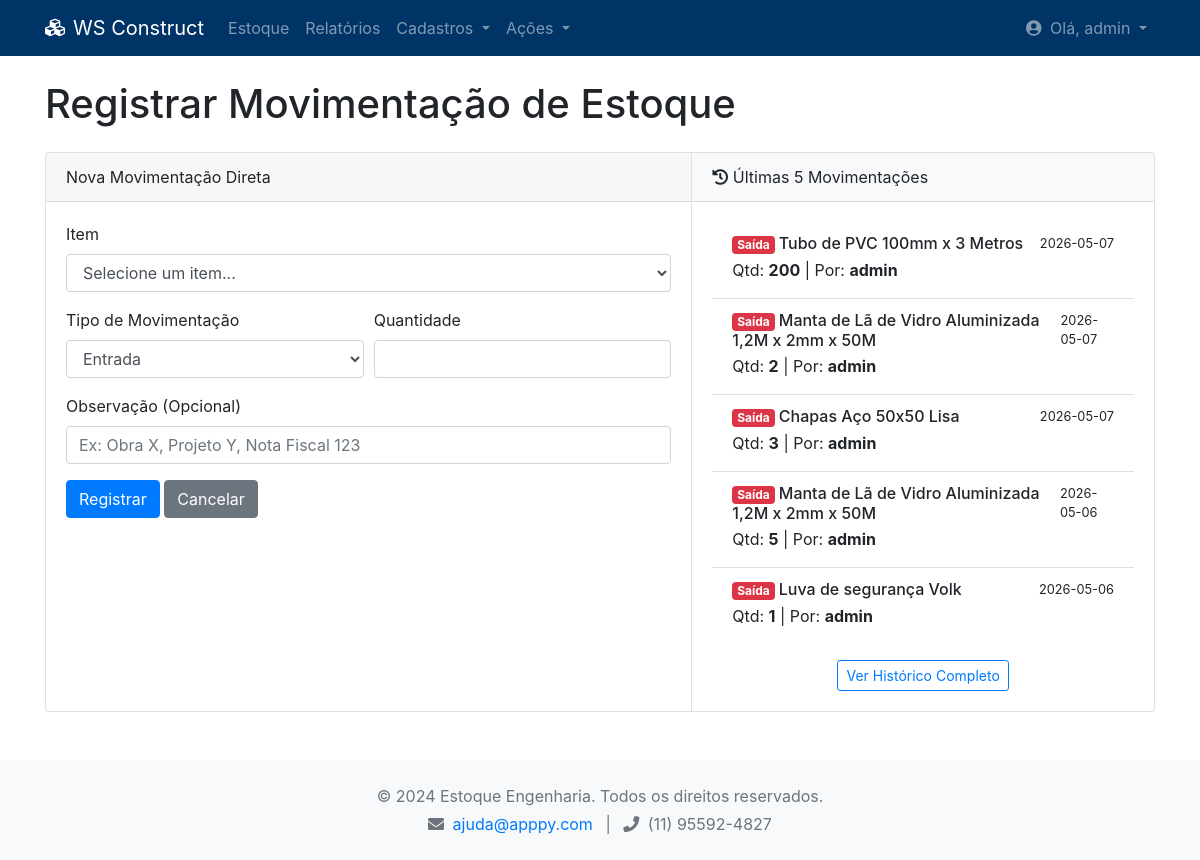
Page /movimentacao (signed in) on the committed database.
### tables this page shows
CREATE TABLE usuarios (
        id INTEGER PRIMARY KEY AUTOINCREMENT,
        username TEXT UNIQUE NOT NULL,
        password_hash TEXT NOT NULL,
        role TEXT NOT NULL CHECK(role IN ('administracao', 'engenheiro', 'encarregado', 'comercial'))
    );

CREATE TABLE movimentacoes (
        id INTEGER PRIMARY KEY AUTOINCREMENT,
        item_id INTEGER NOT NULL,
        tipo TEXT NOT NULL CHECK(tipo IN ('entrada', 'saida', 'compra')),
        quantidade INTEGER NOT NULL,
        data DATETIME DEFAULT CURRENT_TIMESTAMP,
        usuario_id INTEGER,
        observacao TEXT,
        FOREIGN KEY (item_id) REFERENCES itens_estoque (id),
        FOREIGN KEY (usuario_id) REFERENCES usuarios (id)
    );

CREATE TABLE itens_estoque (
        id INTEGER PRIMARY KEY AUTOINCREMENT,
        nome TEXT UNIQUE NOT NULL,
        descricao_id INTEGER,
        quantidade INTEGER NOT NULL DEFAULT 0,
        preco_unitario REAL,
        FOREIGN KEY (descricao_id) REFERENCES descricoes (id)
    );

### app.py (the view, shortened to what this page needs)
@app.route('/movimentacao', methods=['GET', 'POST'])
def registrar_movimentacao():
    usuario = session.get('usuario')
    if not usuario:
        return redirect(url_for('login'))
    pode_entrar = auth.tem_permissao(usuario['role'], 'registrar_entrada')
    pode_sair = auth.tem_permissao(usuario['role'], 'registrar_saida')
    if not (pode_entrar or pode_sair):
        flash("Você não tem permissão para acessar esta página.", "danger")
        return redirect(url_for('dashboard'))
    itens_estoque = estoque.listar_itens()
    ultimas_movimentacoes = relatorios.get_ultimas_movimentacoes(limit=5)
    return render_template('movimentacao.html', usuario=usuario, itens=itens_estoque, ultimas_movimentacoes=ultimas_movimentacoes, pode_entrar=pode_entrar, pode_sair=pode_sair)

### app.py (called while the page is built)
@app.context_processor
def inject_permissions():
    return dict(PERMISSOES=auth.PERMISSOES)

@app.context_processor
def inject_auth():
    return dict(auth=auth)

@app.context_processor
def inject_notifications():
    if 'usuario' in session and session['usuario']['role'] == 'administracao':
        pedidos_pendentes_count = len(pedidos.listar_pedidos_pendentes())
        return dict(pedidos_pendentes_count=pedidos_pendentes_count)
    return dict(pedidos_pendentes_count=0)

### auth.py (called while the page is built)
def tem_permissao(role: str, acao: str) -> bool:
    permissoes_do_role = PERMISSOES.get(role, [])
    if 'all' in permissoes_do_role:
        return True
    return acao in permissoes_do_role

### database.py (called while the page is built)
def conectar_bd():
    try:
        conn = sqlite3.connect(DB_NAME)
        conn.row_factory = sqlite3.Row
        return conn
    except sqlite3.Error as e:
        logging.error(f"Erro ao conectar ao banco de dados: {e}")
        return None

### estoque.py (called while the page is built)
def listar_itens():
    conn = conectar_bd()
    if not conn: return []
    cursor = conn.cursor()
    cursor.execute("""
        SELECT i.id, i.nome, i.quantidade, i.preco_unitario, d.nome as descricao
        FROM itens_estoque i
        LEFT JOIN descricoes d ON i.descricao_id = d.id
        ORDER BY i.nome
    """)
    itens = cursor.fetchall()
    conn.close()
    return [dict(item) for item in itens] # Converte para lista de dicionários

### pedidos.py (called while the page is built, shortened)
def listar_pedidos_pendentes():
    conn = conectar_bd()
    if not conn: return []
    cursor = conn.cursor()
    cursor.execute("""
        SELECT p.id, p.data_solicitacao, p.tipo, p.justificativa,
               u.username as solicitante_nome, o.nome as obra_nome
        FROM pedidos p
        JOIN usuarios u ON p.solicitante_id = u.id
        LEFT JOIN obras o ON p.obra_id = o.id
        WHERE p.status = 'pendente'
        ORDER BY p.data_solicitacao ASC
    """)
    pedidos_rows = cursor.fetchall()
    pedidos_formatados = []
    conn.close()
    return pedidos_formatados

### templates/movimentacao.html (shortened to what this page needs)
{% extends "base.html" %}
{% block content %}
        <h1>Registrar Movimentação de Estoque</h1>
        <div class="card mt-4">
            <div class="row no-gutters">
                <div class="col-md-7 border-right">
                    <div class="card-header">
                        Nova Movimentação Direta
                    </div>
                    <div class="card-body">
                        <form action="{{ url_for('registrar_movimentacao') }}" method="post">
                            <div class="form-group">
                                <label for="item_id">Item</label>
                                <select name="item_id" id="item_id" class="form-control" required>
                                    <option value="" disabled selected>Selecione um item...</option>
                                </select>
                            </div>
                            <div class="form-row">
                                <div class="form-group col-md-6">
                                    <label for="tipo">Tipo de Movimentação</label>
                                    <select name="tipo" id="tipo" class="form-control" required>
                                        {% if pode_entrar %}
                                        <option value="entrada">Entrada</option>
                                        {% endif %}
                                    </select>
                                </div>
                                <div class="form-group col-md-6">
                                    <label for="quantidade">Quantidade</label>
                                    <input type="number" name="quantidade" id="quantidade" class="form-control" min="1" required>
                                </div>
                            </div>
                            <div class="form-group">
                                <label for="observacao">Observação (Opcional)</label>
                                <input type="text" name="observacao" id="observacao" class="form-control" placeholder="Ex: Obra X, Projeto Y, Nota Fiscal 123">
                            </div>
                            <button type="submit" class="btn btn-primary">Registrar</button>
                            <a href="{{ url_for('ver_estoque') }}" class="btn btn-secondary">Cancelar</a>
                        </form>
                    </div>
                </div>
                <div class="col-md-5">
                    <div class="card-header bg-light">
                        <i class="fas fa-history"></i> Últimas 5 Movimentações
                    </div>
                    <div class="card-body">
                        <ul class="list-group list-group-flush">
                            {% for mov in ultimas_movimentacoes %}
                                <li class="list-group-item">
                                    <div class="d-flex w-100 justify-content-between">
                                        <h6 class="mb-1">
                                            {% if mov.tipo == 'entrada' %}
                                                <span class="badge badge-success">Entrada</span>
                                            {% else %}
                                                <span class="badge badge-danger">Saída</span>
                                            {% endif %}
                                            {{ mov.item_nome }}
                                        </h6>
                                        <small>{{ mov.data.split(' ')[0] }}</small>
                                    </div>
                                    <p class="mb-1">Qtd: <strong>{{ mov.quantidade }}</strong> | Por: <strong>{{ mov.usuario_nome }}</strong></p>
                                </li>
                            {% else %}
                                <li class="list-group-item text-muted">Nenhuma movimentação recente.</li>
                            {% endfor %}
                        </ul>
                        <div class="text-center mt-3">
                             <a href="{{ url_for('ver_relatorios') }}" class="btn btn-sm btn-outline-primary">Ver Histórico Completo</a>
                        </div>
                    </div>
                </div>
            </div>
        </div>
{% endblock %}

### templates/base.html (shortened to what this page needs)
<!DOCTYPE html>
<html lang="pt-br">
<head>
    <link rel="stylesheet" href="https://cdnjs.cloudflare.com/ajax/libs/font-awesome/5.15.3/css/all.min.css">
    <link rel="stylesheet" href="https://stackpath.bootstrapcdn.com/bootstrap/4.5.2/css/bootstrap.min.css">
    <link rel="stylesheet" href="{{ url_for('static', filename='css/style.css') }}">
</head>
<body>
    {% if 'usuario' in session %}
    <nav class="navbar navbar-expand-lg navbar-dark">
        <div class="container">
            <a class="navbar-brand" href="{{ url_for('dashboard') }}">
                <i class="fas fa-cubes mr-2"></i>WS Construct</a>
            <div class="collapse navbar-collapse" id="navbarNav">
                <ul class="navbar-nav mr-auto">
                    <li class="nav-item">
                        <a class="nav-link" href="{{ url_for('ver_estoque') }}">Estoque</a>
                    </li>
                    <li class="nav-item">
                        <a class="nav-link" href="{{ url_for('ver_relatorios') }}">Relatórios</a>
                    </li>
                    {% if usuario.role == 'administracao' %}
                    <li class="nav-item dropdown">
                        <a class="nav-link dropdown-toggle" href="#" id="cadastrosDropdown" role="button" data-toggle="dropdown" aria-haspopup="true" aria-expanded="false">
                            Cadastros
                        </a>
                    </li>
                    <li class="nav-item dropdown">
                        <a class="nav-link dropdown-toggle" href="#" id="acoesDropdown" role="button" data-toggle="dropdown" aria-haspopup="true" aria-expanded="false">
                            Ações {% if pedidos_pendentes_count > 0 %}<span class="badge badge-pill badge-danger">{{ pedidos_pendentes_count }}</span>{% endif %}
                        </a>
                    </li>
                    {% endif %}
                </ul>
                <div class="navbar-nav">
                    <div class="nav-item dropdown">
                        <a class="nav-link dropdown-toggle" href="#" id="userDropdown" role="button" data-toggle="dropdown" aria-haspopup="true" aria-expanded="false">
                            <i class="fas fa-user-circle mr-1"></i> Olá, {{ usuario.username }}
                        </a>
                    </div>
                </div>
            </div>
        </div>
    </nav>
    {% endif %}
    {% block body_content %}
        <main class="container mt-4">
            {% block content %}{% endblock %}
        </main>
    {% endblock %}
    {% if 'usuario' in session %}
    <footer class="mt-5 py-4 text-center text-muted bg-light">
        <div class="container">
            <p class="mb-1">&copy; 2024 Estoque Engenharia. Todos os direitos reservados.</p>
            <p class="mb-0">
                <i class="fas fa-envelope mr-1"></i>
                <a href="mailto:suporte@estoqueengenharia.com">ajuda@apppy.com</a>
                <span class="mx-2">|</span>
                <i class="fas fa-phone mr-1"></i>
                <span>(11) 95592-4827</span>
            </p>
        </div>
    </footer>
    {% endif %}
</body>
</html>

### static/css/style.css (style rules this page uses)
.navbar.navbar-dark { background-color: #003366; }

### rows in the picture
usuarios: username "admin"
movimentacoes: tipo "Saída", item_nome "Tubo de PVC 100mm x 3 Metros", data "2026-05-07", quantidade "200", usuario_nome "admin"
movimentacoes: tipo "Saída", item_nome "Manta de Lã de Vidro Aluminizada 1,2M x 2mm x 50M", data "2026-05-07", quantidade "2", usuario_nome "admin"
movimentacoes: tipo "Saída", item_nome "Chapas Aço 50x50 Lisa", data "2026-05-07", quantidade "3", usuario_nome "admin"
movimentacoes: tipo "Saída", item_nome "Manta de Lã de Vidro Aluminizada 1,2M x 2mm x 50M", data "2026-05-06", quantidade "5", usuario_nome "admin"
movimentacoes: tipo "Saída", item_nome "Luva de segurança Volk", data "2026-05-06", quantidade "1", usuario_nome "admin"
